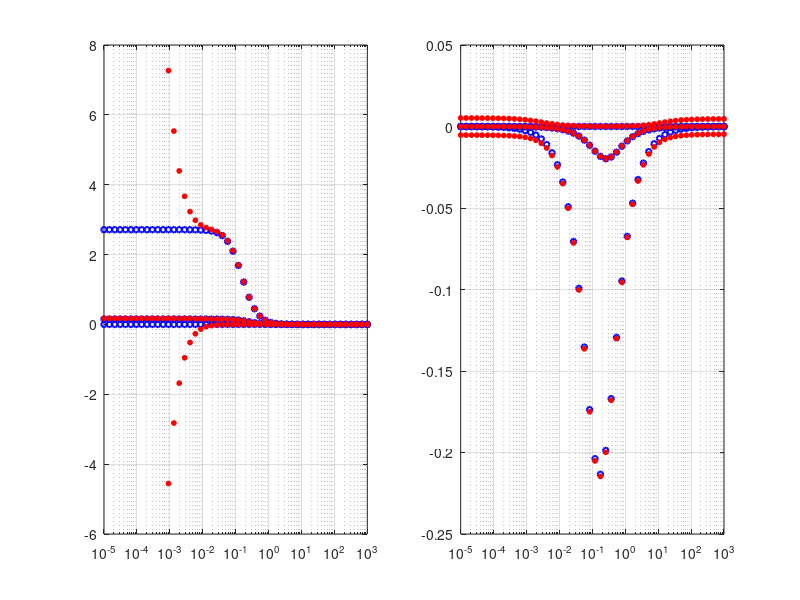

The MATLAB script that drew this image:
function example_4_4()
    figure('position',[100,100,1000,275])

    %送電網がロスレスの場合
    func(0,'bo')
    
    %送電網にロスがある場合
    func(1,'r*')
end


function func(theta2,plot_type)
    n = 3;
    
    omega0 = 120*pi;

    %アドミタンス行列の導出
    y12 = theta2*1.3652 - 1j*11.6041;
    y32 = theta2*1.9422 - 1j*10.5107;
    Y = 1*[y12, -y12, 0;
        -y12, y12+y32, -y32;
        0, -y32, y32];
    
    %発電機モデルのパラメータの設定
    Xq = diag([0.936; 0.911; 0.667]);
    Xd = diag([1.569; 1.651; 1.220]);
    M = diag([100; 18; 12]);
    D = 1*diag([10; 10; 10]);
    T = 1*diag([5.14; 5.90; 8.97]);
    
    %発電機モデルの平衡点を設定
    delta = [0.4656; 1.0903; 0.6067];
    E =1*[1.4363; 1.8095; 1.1030];
    

    %近似線形化モデルの各システム行列を導出
    Gam = Xq - 1j*Xq*conj(Y)*Xq;
    K = real( diag(exp(1j*delta))*inv(Gam)*diag(exp(-1j*delta)) );
    H = imag( diag(exp(1j*delta))*inv(Gam)*diag(exp(-1j*delta)) );
    
    L = -diag(E)*K*diag(E);
    L = L - diag(diag(L));
    L = L - diag(L*ones(n,1));
    
    C = diag(E)*H;
    C = C - diag(diag(C));
    C = C + diag( diag(H).*E + H*diag(E)*ones(n,1) );
    
    A = K;
    
    B = H*diag(E);
    B = B - diag(diag(B));
    B = B -diag(B*ones(n,1));
    
    AE = (Xd - Xq)*A - Xd*inv(Xq);
    BE = (Xd - Xq)*B;
    CE = C;
    
    Ahat = inv(Xd - Xq)*AE;
    Bhat = inv(Xd - Xq)*BE;
    Chat = CE;
    
    A_G = [zeros(n), zeros(n);
        inv(T)*BE, inv(T)*AE];
    
    B_G = [eye(n); zeros(n)];
    
    C_G = [L, CE];
    

    %近似線形モデルの設定
    sysG = ss(A_G,B_G,C_G,[]);
    
    n1 = -5;
    n2 = 3;
    num = 50;
    %MIMOnyquistを呼び出し（コード後半に記載）
    [w, ~, G_eigloci, ~] = MIMOnyqyist(n1,n2,num,sysG);
    

    %計算結果をプロット
    subplot(1,2,1)
    semilogx(w,cell2mat(G_eigloci),plot_type,'MarkerSize',4,'LineWidth',1.5);
    ylim([-6,8])
    grid on; hold on;
    
    sysH1j = ss(inv(T)*AE, inv(T)*BE, 1j*CE,1j*L);
    [w, ~, H_eigloci, ~] = MIMOnyqyist(n1,n2,num,sysH1j);
    
    subplot(1,2,2)
    semilogx(w,cell2mat(H_eigloci),plot_type,'MarkerSize',4,'LineWidth',1.5);
    ylim([-0.25,0.05])
    grid on; hold on;
end


function [w, G_jw, eigloci, eignyquist] = MIMOnyqyist(n,m,num,sys)

w = logspace(n,m,num);
n_sys = length(sys.A);

for i=1:num
    G_jw{i} = sys.C*inv(sqrt(-1)*w(i)*eye(n_sys)-sys.A)*sys.B+sys.D;
    eigloci{i} = 1/2*sort(real(eig(G_jw{i} +G_jw{i}')),'descend');
    eignyquist{i} = eig(G_jw{i});
end

end
